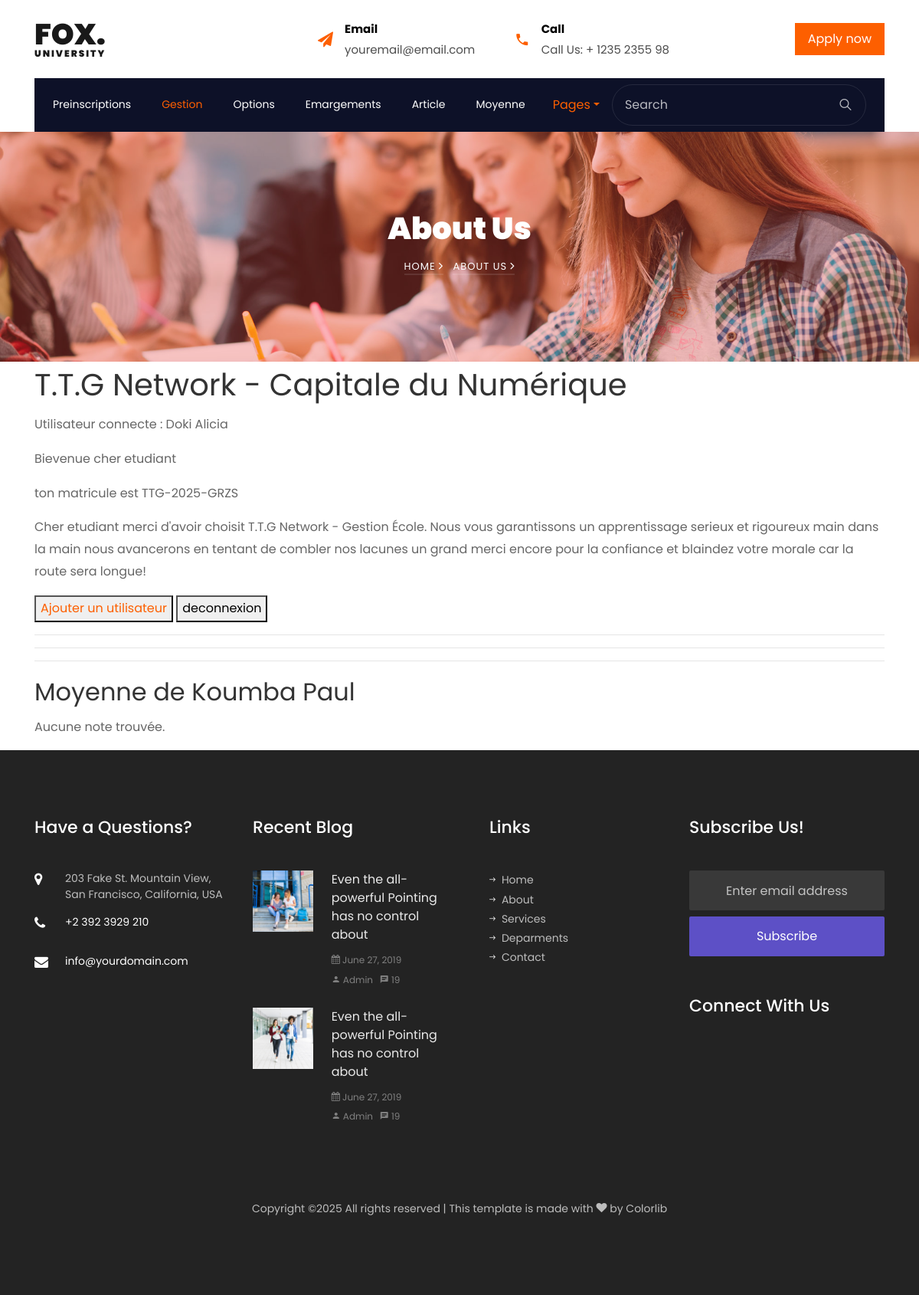
Screenshot of /moyenne/TTG-2025-5Q5M/ (signed in) with the database file from the repository.
### Projet_annee/models.py (models this page shows, shortened)
class User(AbstractUser):
    ROLES = (
        ('admin', 'Administrateur'),
        ('formateur', 'Formateur'),
        ('etudiant', 'Étudiant'),
        ('parent', 'Parent'),
    )
    role = models.CharField(max_length=20, choices=ROLES)
    code_formateur = models.CharField(max_length=10, unique=True, null=True, blank=True)
    code_parent = models.CharField(max_length=10, unique=True, null=True, blank=True)
    matricule = models.CharField(max_length=30, unique=True, null=True, blank=True)

class Etudiant(models.Model):
    user = models.OneToOneField(User, on_delete=models.CASCADE, limit_choices_to={'role': 'etudiant'})
    option = models.ForeignKey(Option, on_delete=models.SET_NULL, null=True)
    niveau = models.ForeignKey(Niveau, on_delete=models.SET_NULL, null=True)
    date_inscription = models.DateField(default=timezone.now)

### Projet_annee/views.py (the view, shortened to what this page needs)
# urls.py: path('moyenne/<str:matricule>/', views.moyenne_etudiant, name='moyenne_etudiant'),
@login_required
def moyenne_etudiant(request, matricule):
    etudiant = get_object_or_404(Etudiant, user__matricule=matricule)
    notes = Note.objects.filter(etudiant=etudiant)
    if not notes.exists():
        return render(request, 'moyenne.html', {'etudiant': etudiant, 'message': "Aucune note trouvée."})

### Projet_annee/templates/moyenne.html (shortened to what this page needs)
{% extends "base.html" %}
{% block content %}
  <hr>
  <h2>Moyenne de {{ etudiant.user.username }}</h2>
{% if message %}
  <p>{{ message }}</p>
{% endif %}
{% endblock %}

### Projet_annee/templates/base.html (shortened to what this page needs)
<!DOCTYPE html>
{% load static  %}
<html lang="en">
  <head>
    <link rel="stylesheet" href="{% static 'css/open-iconic-bootstrap.min.css' %}">
    <link rel="stylesheet" href="{% static 'css/animate.css' %}">
    <link rel="stylesheet" href="{% static 'css/owl.carousel.min.css' %}">
    <link rel="stylesheet" href="{% static 'css/owl.theme.default.min.css' %}">
    <link rel="stylesheet" href="{% static 'css/magnific-popup.css' %}">
    <link rel="stylesheet" href="{% static 'css/aos.css' %}">
    <link rel="stylesheet" href="{% static 'css/ionicons.min.css' %}">
    <link rel="stylesheet" href="{% static 'css/flaticon.css' %}">
    <link rel="stylesheet" href="{% static 'css/icomoon.css' %}">
    <link rel="stylesheet" href="{% static 'css/style.css' %}">
  </head>
  <body>
	  <div class="bg-top navbar-light">
    	<div class="container">
    		<div class="row no-gutters d-flex align-items-center align-items-stretch">
    			<div class="col-md-4 d-flex align-items-center py-4">
    				<a class="navbar-brand" href="index.html">Fox. <span>University</span></a>
    			</div>
	    		<div class="col-lg-8 d-block">
		    		<div class="row d-flex">
					    <div class="col-md d-flex topper align-items-center align-items-stretch py-md-4">
					    	<div class="icon d-flex justify-content-center align-items-center"><span class="icon-paper-plane"></span></div>
					    	<div class="text">
					    		<span>Email</span>
						    	<span>youremail@email.com</span>
						    </div>
					    </div>
					    <div class="col-md d-flex topper align-items-center align-items-stretch py-md-4">
					    	<div class="icon d-flex justify-content-center align-items-center"><span class="icon-phone2"></span></div>
						    <div class="text">
						    	<span>Call</span>
						    	<span>Call Us: + 1235 2355 98</span>
						    </div>
					    </div>
					    <div class="col-md topper d-flex align-items-center justify-content-end">
					    	<p class="mb-0">
					    		<a href="#" class="btn py-2 px-3 btn-primary d-flex align-items-center justify-content-center">
					    			<span>Apply now</span>
					    		</a>
					    	</p>
					    </div>
				    </div>
			    </div>
		    </div>
		  </div>
    </div>
	  <nav class="navbar navbar-expand-lg navbar-dark bg-dark ftco-navbar-light" id="ftco-navbar">
	    <div class="container d-flex align-items-center px-4">
	      <form action="#" class="searchform order-lg-last">
          <div class="form-group d-flex">
            <input type="text" class="form-control pl-3" placeholder="Search">
            <button type="submit" placeholder="" class="form-control search"><span class="ion-ios-search"></span></button>
          </div>
        </form>
	      <div class="collapse navbar-collapse" id="ftco-nav">
	        <ul class="navbar-nav mr-auto">
	        	<li class="nav-item"><a href="{% url 'preinscription' %}" class="nav-link pl-0">Preinscriptions</a></li>
	        	<li class="nav-item active"><a href="{% url 'admin:index' %}" class="nav-link">Gestion</a></li>
	        	<li class="nav-item"><a href="{% url 'options' %}" class="nav-link">Options</a></li>
	        	<li class="nav-item"><a href="{% url 'liste_emargements' %}" class="nav-link">Emargements</a></li>
	        	<li class="nav-item"><a href="{% url 'article' %}" class="nav-link">Article</a></li>
	          <li class="nav-item"><a href="{% url 'recherche_moyenne' %}" class="nav-link">Moyenne</a></li>
	        </ul>
	      </div>
        <div class="nav-item dropdown">
                    <a href="#" class="nav-link dropdown-toggle" data-bs-toggle="dropdown">Pages</a>
	    </div>
	  </nav>
    <section class="hero-wrap hero-wrap-2" style="background-image: url('static/images/bg_1.jpg');">
      <div class="overlay"></div>
      <div class="container">
        <div class="row no-gutters slider-text align-items-center justify-content-center">
          <div class="col-md-9 ftco-animate text-center">
            <h1 class="mb-2 bread">About Us</h1>
            <p class="breadcrumbs"><span class="mr-2"><a href="index.html">Home <i class="ion-ios-arrow-forward"></i></a></span> <span>About us <i class="ion-ios-arrow-forward"></i></span></p>
          </div>
        </div>
      </div>
    </section>
      <section>
          <div class="container border:10px-solid-black ">
    <header>
      <h1>T.T.G Network - Capitale du Numérique</h1>
      <main>
          <p>Utilisateur connecte : {{user}}</p>
            {% if user.is_authenticated %}
            {% if user.role %}
            <p>Bievenue cher {{user.role}} </p>
            {% else %}
            <p>Bievenue cher Admin </p>
            {% endif %}
              {% if user.matricule %}
              <p>ton matricule est {{user.matricule}}</p>
              <p>
                  Cher etudiant merci d'avoir choisit T.T.G Network - Gestion École.
                  Nous vous garantissons un apprentissage serieux et rigoureux main dans
                  la main nous avancerons en tentant de combler nos lacunes un grand merci
                  encore pour la confiance et blaindez votre morale car la route sera longue!
              </p>
              {% endif %}
            {% endif %}
          <button><a href="{% url 'urlregister' %}">Ajouter un utilisateur</a></button>
          <a href="{% url 'urllogout' %}"><button>deconnexion</button></a>
          <hr>
          <hr>
        </main>
    </header>
      </section>
        <div class="container">
          {% block content %}{% endblock %}
        </div>
      <footer class="ftco-footer ftco-bg-dark ftco-section">
      <div class="container">
        <div class="row mb-5">
          <div class="col-md-6 col-lg-3">
            <div class="ftco-footer-widget mb-5">
            	<h2 class="ftco-heading-2">Have a Questions?</h2>
            	<div class="block-23 mb-3">
	              <ul>
	                <li><span class="icon icon-map-marker"></span><span class="text">203 Fake St. Mountain View, San Francisco, California, USA</span></li>
	                <li><a href="#"><span class="icon icon-phone"></span><span class="text">+2 392 3929 210</span></a></li>
	                <li><a href="#"><span class="icon icon-envelope"></span><span class="text">info@yourdomain.com</span></a></li>
	              </ul>
	            </div>
            </div>
          </div>
          <div class="col-md-6 col-lg-3">
            <div class="ftco-footer-widget mb-5">
              <h2 class="ftco-heading-2">Recent Blog</h2>
              <div class="block-21 mb-4 d-flex">
                <a class="blog-img mr-4" style="background-image: url(static/images/image_1.jpg);"></a>
                <div class="text">
                  <h3 class="heading"><a href="#">Even the all-powerful Pointing has no control about</a></h3>
                  <div class="meta">
                    <div><a href="#"><span class="icon-calendar"></span> June 27, 2019</a></div>
                    <div><a href="#"><span class="icon-person"></span> Admin</a></div>
                    <div><a href="#"><span class="icon-chat"></span> 19</a></div>
                  </div>
                </div>
              </div>
              <div class="block-21 mb-5 d-flex">
                <a class="blog-img mr-4" style="background-image: url(static/images/image_2.jpg);"></a>
                <div class="text">
                  <h3 class="heading"><a href="#">Even the all-powerful Pointing has no control about</a></h3>
                  <div class="meta">
                    <div><a href="#"><span class="icon-calendar"></span> June 27, 2019</a></div>
                    <div><a href="#"><span class="icon-person"></span> Admin</a></div>
                    <div><a href="#"><span class="icon-chat"></span> 19</a></div>
                  </div>
                </div>
              </div>
            </div>
          </div>
          <div class="col-md-6 col-lg-3">
            <div class="ftco-footer-widget mb-5 ml-md-4">
              <h2 class="ftco-heading-2">Links</h2>
              <ul class="list-unstyled">
                <li><a href="#"><span class="ion-ios-arrow-round-forward mr-2"></span>Home</a></li>
                <li><a href="#"><span class="ion-ios-arrow-round-forward mr-2"></span>About</a></li>
                <li><a href="#"><span class="ion-ios-arrow-round-forward mr-2"></span>Services</a></li>
                <li><a href="#"><span class="ion-ios-arrow-round-forward mr-2"></span>Deparments</a></li>
                <li><a href="#"><span class="ion-ios-arrow-round-forward mr-2"></span>Contact</a></li>
              </ul>
            </div>
          </div>
          <div class="col-md-6 col-lg-3">
            <div class="ftco-footer-widget mb-5">
            	<h2 class="ftco-heading-2">Subscribe Us!</h2>
              <form action="#" class="subscribe-form">
                <div class="form-group">
                  <input type="text" class="form-control mb-2 text-center" placeholder="Enter email address">
                  <input type="submit" value="Subscribe" class="form-control submit px-3">
                </div>
              </form>
            </div>
            <div class="ftco-footer-widget mb-5">
            	<h2 class="ftco-heading-2 mb-0">Connect With Us</h2>
            	<ul class="ftco-footer-social list-unstyled float-md-left float-lft mt-3">
              </ul>
            </div>
          </div>
        </div>
        <div class="row">
          <div class="col-md-12 text-center">
            <p>
  Copyright &copy;<script>document.write(new Date().getFullYear());</script> All rights reserved | This template is made with <i class="icon-heart" aria-hidden="true"></i> by <a href="https://colorlib.com" target="_blank">Colorlib</a>
  </p>
          </div>
        </div>
      </div>
    </footer>
  </body>
</html>

### Projet_annee/static/css/icomoon.css (style rules this page uses)
[class^="icon-"], [class*=" icon-"] { font-family: 'icomoon' !important; speak: none; font-style: normal; font-weight: normal; font-variant: normal; text-transform: none; line-height: 1; -webkit-font-smoothing: antialiased; -moz-osx-font-smoothing: grayscale; }
.icon-heart:before { content: "\f004"; }
.icon-map-marker:before { content: "\f041"; }
.icon-calendar:before { content: "\f073"; }
.icon-phone:before { content: "\f095"; }
.icon-envelope:before { content: "\f0e0"; }
.icon-paper-plane:before { content: "\f1d8"; }
.icon-phone2:before { content: "\e0cd"; }
.icon-chat:before { content: "\e0b7"; }
.icon-person:before { content: "\e7fd"; }

### rows the page displays
User: username "Doki Alicia", role "etudiant", matricule "TTG-2025-GRZS"
Etudiant: user.username "Koumba Paul"

### other values shown
{{ message }} "Aucune note trouvée."
